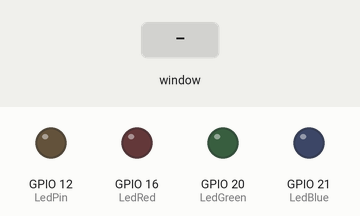
This program was run on a simulated Raspberry Pi (BCM pin numbers). Parts: output pins drawn as LEDs (lit = HIGH). The test bench sets the inputs (shaded band). The desktop window is not drawn, its controls go by their first labels and the mouse button is held 0.15 s; what the program prints to the terminal is not drawn.

Above: at 1.2 s.
1.3 s: control labelled "ON" in the window clicked
At 2.5 s:
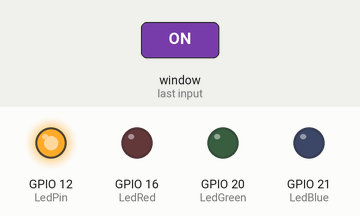
2.8 s: control labelled "OFF" in the window clicked
At 3.6 s:
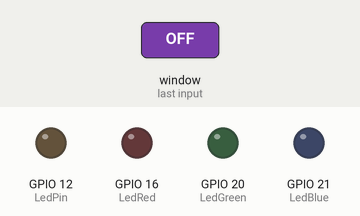
Timing chart, 0 to 5.8 s (numbered marks = the images above; inputs shaded):
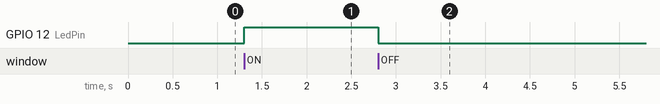

The program:

LedControl.py
```python
#import tkinter as tk
import RPi.GPIO as IO
from tkinter import *

def formInterface(form):
    'define form interface'
    frame = Frame(form, borderwidth=1, relief=GROOVE)

    label1 = Label(frame, text="LED 控制:",font=("Helvetica", 20))
    label1.pack(side=LEFT,padx=3,pady=3)

    buttonOn = Button(
        frame,
        text="ON",
        font=("Helvetica", 20),
        bg="GREEN",
        padx=40,
        pady=20,
        command=buttonOn_Click
        )
    buttonOn.pack(side=LEFT, padx=3,pady=3)
    buttonOff = Button(
        frame,
        text="OFF",
        font=("Helvetica", 20),
        bg="RED",
        padx=40,
        pady=20,
        command=buttonOff_Click
        )
    buttonOff.pack(side=LEFT, padx=3,pady=3)

    #textbox1 = Entry(frame, text="textbox(Entry)")
    #textbox1.pack(padx=3,pady=3)

    #radioButton1 = Radiobutton(frame,text="radio button 1")
    #radioButton1.pack(padx=3,pady=3)
    #radioButton2 = Radiobutton(frame,text="radio button 2")
    #radioButton2.pack(padx=3,pady=3)

    frame.pack(padx=10,pady=10, fill=X)

def buttonOn_Click():
    print("ON 按下了")
    IO.output(LedPin,1)

def buttonOff_Click():
    print("OFF 按下了")
    IO.output(LedPin,0)

LedPin = 12
LedRed = 16
LedGreen = 20
LedBlue = 21

IO.setwarnings(False)
IO.setmode(IO.BCM)
IO.setup(LedPin,IO.OUT)
IO.setup(LedRed,IO.OUT)
IO.setup(LedGreen,IO.OUT)
IO.setup(LedBlue,IO.OUT)

if __name__ == '__main__':
    form = Tk()
    form.title('LED control')
    form.geometry("800x600")
    form.option_add("*Button.Background","#004A9B")
    form.option_add("*Button.Foreground","white")
    formInterface(form)
    form.mainloop()
```

Measured:
- after the input at 1.3 s, GPIO 12 (LedPin): LOW → HIGH at once
- after the input at 2.8 s, GPIO 12 (LedPin): HIGH → LOW at once
